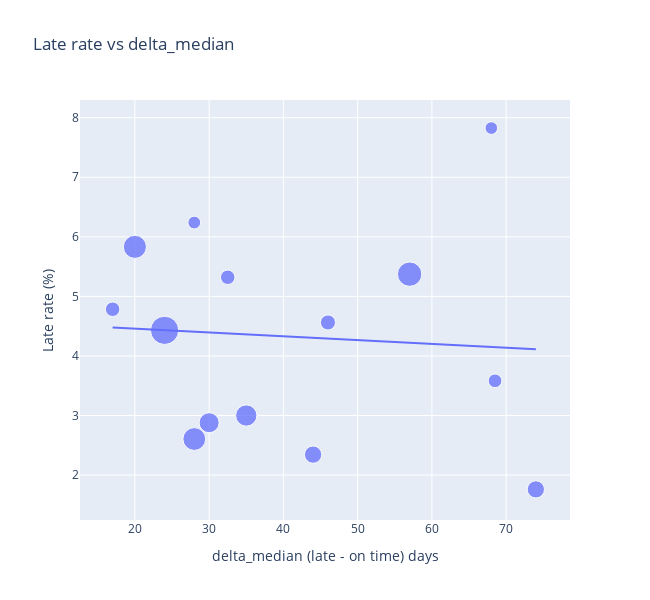

Notebook cell for this chart:
### Markdown cell above
### MIN_BORROWINGS_PER_MEDIA_TYPE = 1000
We see that there seems to be no correlation across media types. There is one clear outlier, **"Bibliothek der Dinge"**, which has a very high late rate but a very low median loan duration. However, with a threshold of 1,000 loans per media type, the number of loans per category may still be too small for stable estimates.

Correlation coefficients and p-values (null hypothesis: no correlation):
- Pearson r = -0.0509, p = 0.841
- Spearman rho = 0.1331, p = 0.598

### MIN_BORROWINGS_PER_MEDIA_TYPE = 5000
We increase the minimum number of loans to 5,000 per media type.

Correlation coefficients and p-values (null hypothesis: no correlation):
- Pearson r = 0.7192, p = 0.00374
- Spearman rho = 0.6264, p = 0.0165

With the increased threshold, we observe a fairly strong and approximately linear relationship between mean loan duration and late rate. This is consistent with the plot shown earlier across all media types. Loan duration therefore seems to be an indicator for late returns (at the media-type level).

### Code cell
input_data_frame = media_type_table_copy.copy()
input_data_frame["size"] = 50 + 400 * np.sqrt(input_data_frame["n_loans"] / input_data_frame["n_loans"].max())

fig = px.scatter(
    input_data_frame, x="delta_median", y="late_rate_percent", size="size",
    hover_name="Medientyp",
    hover_data={"n_loans":True, "delta_median":":.1f", "late_rate_percent":":.2f", "mean":":.1f", "size":False},
    labels={"delta_median":"delta_median (late - on time) days", "late_rate_percent":"Late rate (%)"},
    title="Late rate vs delta_median",
    trendline="ols"
)
fig.update_traces(marker=dict(opacity=0.75))
fig.update_layout(width=650, height=600)
fig.show()

log_pearson_spearman(input_data_frame, "delta_median", "late_rate_percent")

### Figure 1 — Plotly figure (JSON) as saved in the notebook; plotly's stock layout.template omitted (floating-point values rounded to 4 significant figures)
{"data": [{"customdata": [[53140.0, 37.72, 166.8], [12060.0, 43.4, 105.6], [6261.0, 79.73, 90.1], [315700.0, 66.73, 334.7], [24090.0, 55.51, 128.6], [55470.0, 41.9, 169.4], [162800.0, 51.33, 254.5], [17780.0, 59.98, 117.6], [120500.0, 35.82, 225.9], [229100.0, 42.57, 292.5], [6939.0, 57.32, 92.21], [623100.0, 54.34, 450.0], [243500.0, 34.07, 300.0], [18210.0, 47.59, 118.4]], "hovertemplate": "<b>%{hovertext}</b><br><br>delta_median (late - on time) days=%{x:.1f}<br>Late rate (%)=%{y:.2f}<br>n_loans=%{customdata[0]}<br>mean=%{customdata[1]:.1f}<extra></extra>", "hovertext": ["Musik-CD", "Zeitschriften", "Sprachkurse", "Sachbuch", "Fremdsprachige Belletristik", "Hörbuch", "Kinder u. Jugend-CD", "Spiele", "Comic", "Belletristik", "Konsolenspiel", "Kinder u. Jugendbuch", "DVD", "Tonie"], "legendgroup": "", "marker": {"color": "#636efa", "size": [166.8, 105.6, 90.1, 334.7, 128.6, 169.4, 254.5, 117.6, 225.9, 292.5, 92.21, 450.0, 300.0, 118.4], "sizemode": "area", "sizeref": 1.125, "symbol": "circle", "opacity": 0.75}, "mode": "markers", "name": "", "orientation": "v", "showlegend": false, "x": [74.0, 68.5, 68.0, 57.0, 46.0, 44.0, 35.0, 32.5, 30.0, 28.0, 28.0, 24.0, 20.0, 17.0], "xaxis": "x", "y": [1.76, 3.583, 7.826, 5.374, 4.562, 2.343, 3.0, 5.321, 2.879, 2.605, 6.24, 4.43, 5.832, 4.784], "yaxis": "y", "type": "scatter"}, {"hovertemplate": "<b>OLS trendline</b><br>late_rate_percent = -0.00635781 * delta_median + 4.58394<br>R<sup>2</sup>=0.004983<br><br>delta_median (late - on time) days=%{x:.1f}<br>Late rate (%)=%{y:.2f} <b>(trend)</b><extra></extra>", "legendgroup": "", "marker": {"color": "#636efa", "symbol": "circle", "opacity": 0.75}, "mode": "lines", "name": "", "showlegend": false, "x": [17.0, 20.0, 24.0, 28.0, 28.0, 30.0, 32.5, 35.0, 44.0, 46.0, 57.0, 68.0, 68.5, 74.0], "xaxis": "x", "y": [4.476, 4.457, 4.431, 4.406, 4.406, 4.393, 4.377, 4.361, 4.304, 4.291, 4.222, 4.152, 4.148, 4.113], "yaxis": "y", "type": "scatter"}], "layout": {"xaxis": {"anchor": "y", "domain": [0.0, 1.0], "title": {"text": "delta_median (late - on time) days"}}, "yaxis": {"anchor": "x", "domain": [0.0, 1.0], "title": {"text": "Late rate (%)"}}, "legend": {"tracegroupgap": 0, "itemsizing": "constant"}, "title": {"text": "Late rate vs delta_median"}, "width": 650, "height": 600}}
